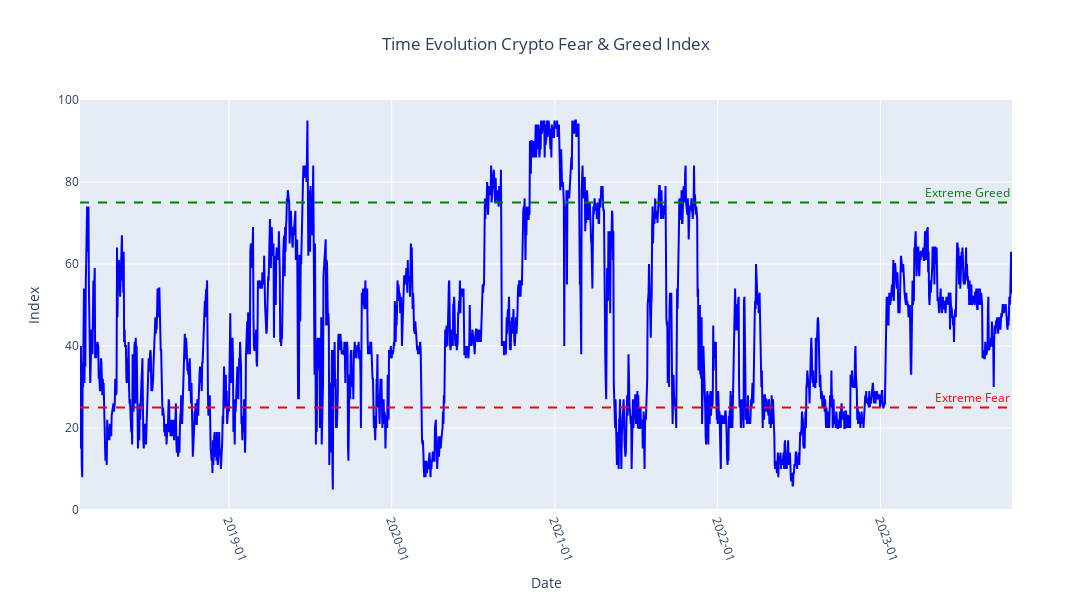

The code cell stored with this chart in its notebook:
### Code cell
x = df.index
y = df['daily_index']

# create coordinate  pairs
x_pairs = it.pairwise(x)
y_pairs = it.pairwise(y)

color_mapping = {'Extreme Fear': 'red', 'Fear': 'blue', 'Neutral': 'blue', 'Greed': 'blue', 'Extreme Greed': 'green'}
colors = [color_mapping[valor] for valor in df['sentiment']]

# create base figure
fig = go.Figure()
fig.add_trace(
    go.Scatter(
        x=df.index, 
        y=df['daily_index'], 
        mode='lines', 
        line={'color': 'blue'}, 
        showlegend=False)
    )
# add traces (line segments)
"""for x, y, color in zip(x_pairs, y_pairs, colors):
    fig.add_trace(
        go.Scatter(
            x=x,
            y=y, 
            mode='lines', 
            line={'color': color},
            showlegend=False
        )
    )"""
fig.add_hline(y=75, line_dash="dash",
              line_color="green",
              annotation_font={'color': 'green'},
              annotation_text="Extreme Greed", 
              annotation_position="top right"
              )
fig.add_hline(y=25, line_dash="dash",
              line_color="red",
              annotation_font={'color': 'red'},
              annotation_text="Extreme Fear", 
              annotation_position="top right"
              )
fig.update_layout(title='Time Evolution Crypto Fear & Greed Index', title_x=0.5, xaxis_title='Date',
                  yaxis_title='Index', width=1500, height=600, showlegend=True)
fig.update_xaxes(tickangle=70, tickformat='%Y-%m')

fig.show()

### Figure 1 — Plotly figure (JSON) as saved in the notebook; plotly's stock layout.template omitted (floating-point values rounded to 4 significant figures; data arrays with more than 128 entries replaced by an {"elided": "..."} marker saying what was removed)
{"data": [{"line": {"color": "blue"}, "mode": "lines", "showlegend": false, "type": "scatter", "x": {"elided": "2088 str values"}, "y": {"elided": "2088 int values"}}], "layout": {"annotations": [{"font": {"color": "green"}, "showarrow": false, "text": "Extreme Greed", "x": 1, "xanchor": "right", "xref": "x domain", "y": 75, "yanchor": "bottom", "yref": "y"}, {"font": {"color": "red"}, "showarrow": false, "text": "Extreme Fear", "x": 1, "xanchor": "right", "xref": "x domain", "y": 25, "yanchor": "bottom", "yref": "y"}], "height": 600, "shapes": [{"line": {"color": "green", "dash": "dash"}, "type": "line", "x0": 0, "x1": 1, "xref": "x domain", "y0": 75, "y1": 75, "yref": "y"}, {"line": {"color": "red", "dash": "dash"}, "type": "line", "x0": 0, "x1": 1, "xref": "x domain", "y0": 25, "y1": 25, "yref": "y"}], "showlegend": true, "title": {"text": "Time Evolution Crypto Fear & Greed Index", "x": 0.5}, "width": 1500, "xaxis": {"autorange": true, "range": ["2018-02-01", "2023-10-23"], "tickangle": 70, "tickformat": "%Y-%m", "title": {"text": "Date"}, "type": "date"}, "yaxis": {"autorange": true, "range": [0, 100], "title": {"text": "Index"}, "type": "linear"}}}
